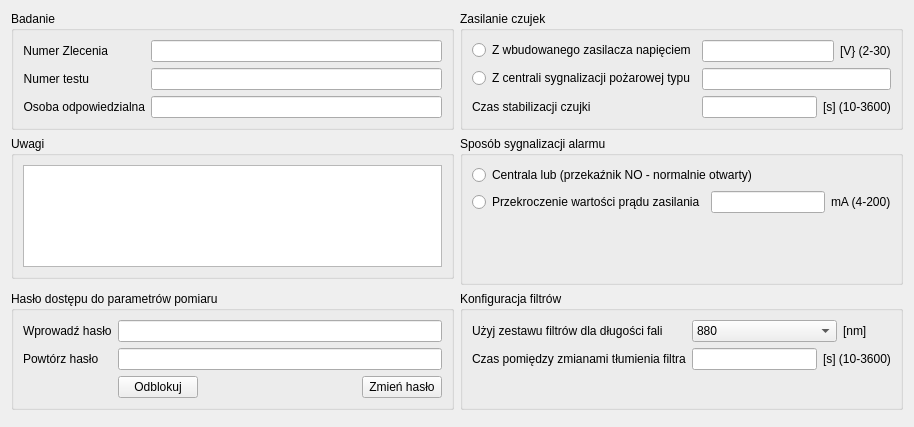
<?xml version="1.0" encoding="UTF-8"?>
<ui version="4.0">
 <class>ParametryBadania1</class>
 <widget class="QWidget" name="ParametryBadania1">
  <property name="geometry">
   <rect>
    <x>0</x>
    <y>0</y>
    <width>914</width>
    <height>427</height>
   </rect>
  </property>
  <property name="windowTitle">
   <string>Dialog</string>
  </property>
  <layout class="QGridLayout" name="gridLayout">
   <item row="5" column="0">
    <widget class="QGroupBox" name="gbPassword">
     <property name="title">
      <string>Hasło dostępu do parametrów pomiaru</string>
     </property>
     <layout class="QFormLayout" name="formLayout_2">
      <item row="0" column="0">
       <widget class="QLabel" name="lhaslo">
        <property name="text">
         <string>Wprowadź hasło</string>
        </property>
       </widget>
      </item>
      <item row="0" column="1">
       <widget class="QLineEdit" name="lineEdit_2"/>
      </item>
      <item row="1" column="0">
       <widget class="QLabel" name="lhaslo2">
        <property name="text">
         <string>Powtórz hasło</string>
        </property>
       </widget>
      </item>
      <item row="1" column="1">
       <widget class="QLineEdit" name="lineEdit_3"/>
      </item>
      <item row="2" column="1">
       <layout class="QHBoxLayout" name="horizontalLayout_7">
        <item>
         <widget class="QPushButton" name="pbOdblokuj">
          <property name="text">
           <string>Odblokuj</string>
          </property>
         </widget>
        </item>
        <item>
         <spacer name="horizontalSpacer">
          <property name="orientation">
           <enum>Qt::Horizontal</enum>
          </property>
          <property name="sizeHint" stdset="0">
           <size>
            <width>40</width>
            <height>20</height>
           </size>
          </property>
         </spacer>
        </item>
        <item>
         <widget class="QPushButton" name="pbZmienHaslo">
          <property name="text">
           <string>Zmień hasło</string>
          </property>
         </widget>
        </item>
       </layout>
      </item>
     </layout>
    </widget>
   </item>
   <item row="0" column="0">
    <widget class="QGroupBox" name="groupBox">
     <property name="title">
      <string>Badanie</string>
     </property>
     <layout class="QFormLayout" name="formLayout">
      <item row="0" column="0">
       <widget class="QLabel" name="eNumerZlecenia">
        <property name="text">
         <string>Numer Zlecenia</string>
        </property>
        <property name="alignment">
         <set>Qt::AlignRight|Qt::AlignTrailing|Qt::AlignVCenter</set>
        </property>
       </widget>
      </item>
      <item row="0" column="1">
       <widget class="QLineEdit" name="numerZlecenia"/>
      </item>
      <item row="1" column="0">
       <widget class="QLabel" name="lnumertestu">
        <property name="text">
         <string>Numer testu</string>
        </property>
        <property name="alignment">
         <set>Qt::AlignRight|Qt::AlignTrailing|Qt::AlignVCenter</set>
        </property>
       </widget>
      </item>
      <item row="2" column="0">
       <widget class="QLabel" name="losobaodpowiedzialna">
        <property name="text">
         <string>Osoba odpowiedzialna</string>
        </property>
        <property name="alignment">
         <set>Qt::AlignRight|Qt::AlignTrailing|Qt::AlignVCenter</set>
        </property>
       </widget>
      </item>
      <item row="1" column="1">
       <widget class="QLineEdit" name="numerTestu"/>
      </item>
      <item row="2" column="1">
       <widget class="QLineEdit" name="osobaOdpowiedzialna"/>
      </item>
     </layout>
    </widget>
   </item>
   <item row="5" column="1">
    <widget class="QGroupBox" name="gbKonfiguracjaFiltrow">
     <property name="title">
      <string>Konfiguracja filtrów</string>
     </property>
     <layout class="QFormLayout" name="formLayout_4">
      <item row="0" column="0">
       <widget class="QLabel" name="ldlugoscfali">
        <property name="text">
         <string>Użyj zestawu filtrów dla długości fali</string>
        </property>
       </widget>
      </item>
      <item row="0" column="1">
       <layout class="QHBoxLayout" name="horizontalLayout_5">
        <item>
         <widget class="QComboBox" name="dlugoscFali">
          <property name="minimumSize">
           <size>
            <width>145</width>
            <height>0</height>
           </size>
          </property>
          <item>
           <property name="text">
            <string>880</string>
           </property>
          </item>
          <item>
           <property name="text">
            <string>650</string>
           </property>
          </item>
         </widget>
        </item>
        <item>
         <widget class="QLabel" name="lunumdlugoscfali">
          <property name="text">
           <string>[nm]</string>
          </property>
         </widget>
        </item>
       </layout>
      </item>
      <item row="1" column="0">
       <widget class="QLabel" name="label_2">
        <property name="text">
         <string>Czas pomiędzy zmianami tłumienia filtra</string>
        </property>
       </widget>
      </item>
      <item row="1" column="1">
       <layout class="QHBoxLayout" name="horizontalLayout_6">
        <item>
         <widget class="QLineEdit" name="czasPomiedzyZmianamifiltra"/>
        </item>
        <item>
         <widget class="QLabel" name="lunitczapomiedzytlumienia">
          <property name="text">
           <string>[s] (10-3600)</string>
          </property>
         </widget>
        </item>
       </layout>
      </item>
      <item row="2" column="1">
       <spacer name="verticalSpacer_2">
        <property name="orientation">
         <enum>Qt::Vertical</enum>
        </property>
        <property name="sizeHint" stdset="0">
         <size>
          <width>20</width>
          <height>40</height>
         </size>
        </property>
       </spacer>
      </item>
     </layout>
    </widget>
   </item>
   <item row="0" column="1">
    <widget class="QGroupBox" name="groupBox_2">
     <property name="title">
      <string>Zasilanie czujek</string>
     </property>
     <layout class="QFormLayout" name="formLayout_3">
      <item row="0" column="0">
       <widget class="QRadioButton" name="rbInsideSupply">
        <property name="text">
         <string>Z wbudowanego zasilacza napięciem</string>
        </property>
       </widget>
      </item>
      <item row="0" column="1">
       <layout class="QHBoxLayout" name="horizontalLayout_3">
        <item>
         <widget class="QLineEdit" name="napiecieZasilaniain"/>
        </item>
        <item>
         <widget class="QLabel" name="lunitvoltinside">
          <property name="text">
           <string>[V} (2-30)</string>
          </property>
         </widget>
        </item>
       </layout>
      </item>
      <item row="1" column="0">
       <widget class="QRadioButton" name="rbCentralSupply">
        <property name="text">
         <string>Z centrali sygnalizacji pożarowej typu</string>
        </property>
       </widget>
      </item>
      <item row="1" column="1">
       <widget class="QLineEdit" name="typCentraliSygnalizacji"/>
      </item>
      <item row="2" column="0">
       <widget class="QLabel" name="lczasstabilizacjiczujki">
        <property name="text">
         <string>Czas stabilizacji czujki</string>
        </property>
       </widget>
      </item>
      <item row="2" column="1">
       <layout class="QHBoxLayout" name="horizontalLayout_2">
        <item>
         <widget class="QLineEdit" name="czasStabilizacjiCzujki"/>
        </item>
        <item>
         <widget class="QLabel" name="lunitczasstabilizacji">
          <property name="text">
           <string>[s] (10-3600)</string>
          </property>
         </widget>
        </item>
       </layout>
      </item>
     </layout>
    </widget>
   </item>
   <item row="2" column="1" rowspan="2">
    <widget class="QGroupBox" name="gbSposobSygnalizacjiAlarmu">
     <property name="title">
      <string>Sposób sygnalizacji alarmu</string>
     </property>
     <layout class="QVBoxLayout" name="verticalLayout">
      <item>
       <widget class="QRadioButton" name="rbAlarmPrzekaznik">
        <property name="text">
         <string>Centrala lub (przekaźnik NO - normalnie otwarty)</string>
        </property>
       </widget>
      </item>
      <item>
       <layout class="QHBoxLayout" name="horizontalLayout_4">
        <item>
         <widget class="QRadioButton" name="rbPrad">
          <property name="text">
           <string>Przekroczenie wartości prądu zasilania</string>
          </property>
         </widget>
        </item>
        <item>
         <widget class="QLineEdit" name="pradAlarmu"/>
        </item>
        <item>
         <widget class="QLabel" name="lunitCurrent">
          <property name="text">
           <string>mA (4-200)</string>
          </property>
         </widget>
        </item>
       </layout>
      </item>
      <item>
       <spacer name="verticalSpacer">
        <property name="orientation">
         <enum>Qt::Vertical</enum>
        </property>
        <property name="sizeHint" stdset="0">
         <size>
          <width>20</width>
          <height>40</height>
         </size>
        </property>
       </spacer>
      </item>
     </layout>
    </widget>
   </item>
   <item row="2" column="0">
    <widget class="QGroupBox" name="gbUwagi">
     <property name="title">
      <string>Uwagi</string>
     </property>
     <layout class="QHBoxLayout" name="horizontalLayout">
      <item>
       <widget class="QTextEdit" name="uwagi"/>
      </item>
     </layout>
    </widget>
   </item>
   <item row="6" column="0">
    <widget class="QDialogButtonBox" name="buttonBox_2"/>
   </item>
  </layout>
 </widget>
 <tabstops>
  <tabstop>numerZlecenia</tabstop>
  <tabstop>numerTestu</tabstop>
  <tabstop>osobaOdpowiedzialna</tabstop>
  <tabstop>uwagi</tabstop>
  <tabstop>rbInsideSupply</tabstop>
  <tabstop>napiecieZasilaniain</tabstop>
  <tabstop>rbCentralSupply</tabstop>
  <tabstop>typCentraliSygnalizacji</tabstop>
  <tabstop>czasStabilizacjiCzujki</tabstop>
  <tabstop>rbAlarmPrzekaznik</tabstop>
  <tabstop>rbPrad</tabstop>
  <tabstop>pradAlarmu</tabstop>
  <tabstop>dlugoscFali</tabstop>
  <tabstop>czasPomiedzyZmianamifiltra</tabstop>
  <tabstop>lineEdit_2</tabstop>
  <tabstop>lineEdit_3</tabstop>
 </tabstops>
 <resources/>
 <connections/>
 <slots>
  <slot>accept()</slot>
  <slot>reject()</slot>
 </slots>
</ui>
